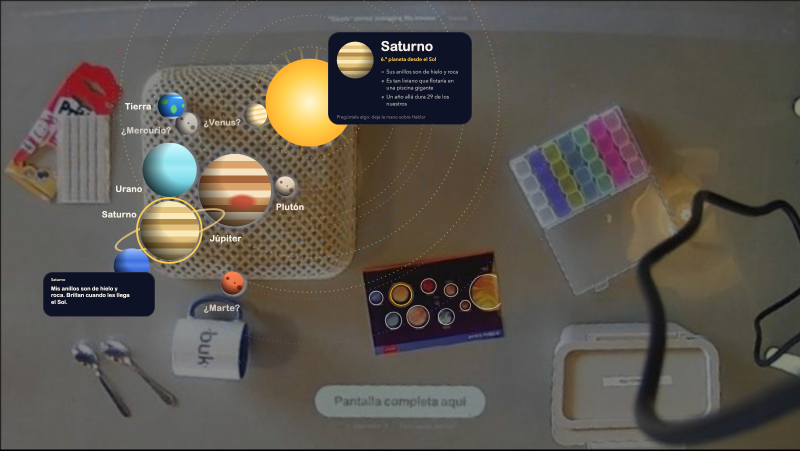
#> input picture escenas/sistema-solar/maqueta-sistema-solar.png, 1600 x 901 px (shown at 1/2 size)
$ python -i canasto.py   (imports and definitions only)
#> lines starting #> are read from the running program, lines starting #| are printed output that depends on the picture; after the words box and inside, x2 and y2 are one past the last pixel; in counts of white or black regions, pixels touching at a corner belong together
#> further down, picture is the input picture: shape (901, 1600, 3); mean B, G, R 79.2, 86.8, 92.4
"""El canasto: la zona con textura de mimbre más grande de la mesa.

El color no sirve (la mesa también es amarillenta y la luz de la ventana lava medio canasto), pero la textura sí: el
mimbre tiene agujeros cada 5 mm y la mesa es lisa. Se toma la desviación local de luminancia, se cierra para que el
canasto quede como una sola mancha (las bolas blancas adentro quedan cubiertas por la envolvente convexa) y gana la
mancha más grande con forma de rectángulo.
"""

from __future__ import annotations

from dataclasses import asdict, dataclass

import cv2
import numpy as np


@dataclass
class Canasto:
    centro_mm: tuple[float, float]
    tam_mm: tuple[float, float]
    angulo_deg: float  # de cv2.minAreaRect: el canasto es casi cuadrado, así que el giro vale módulo 90°
    poligono_mm: list[tuple[float, float]]  # envolvente convexa

    def dict(self) -> dict:
        return asdict(self)

    def zona(self, margen_mm: float = 60) -> list[float]:
        """Rectángulo [x, y, w, h] que contiene el canasto más un margen (las bolas que se caen quedan al lado)."""
        xs = [p[0] for p in self.poligono_mm]
        ys = [p[1] for p in self.poligono_mm]
        return [min(xs) - margen_mm, min(ys) - margen_mm, max(xs) - min(xs) + 2 * margen_mm, max(ys) - min(ys) + 2 * margen_mm]


def ubicar_canasto(img_mm: np.ndarray, area_min_mm2: float = 25000) -> Canasto | None:
#> called with area_min_mm2 = 25000
    lum = cv2.cvtColor(img_mm, cv2.COLOR_BGR2LAB)[..., 0].astype(np.float32)
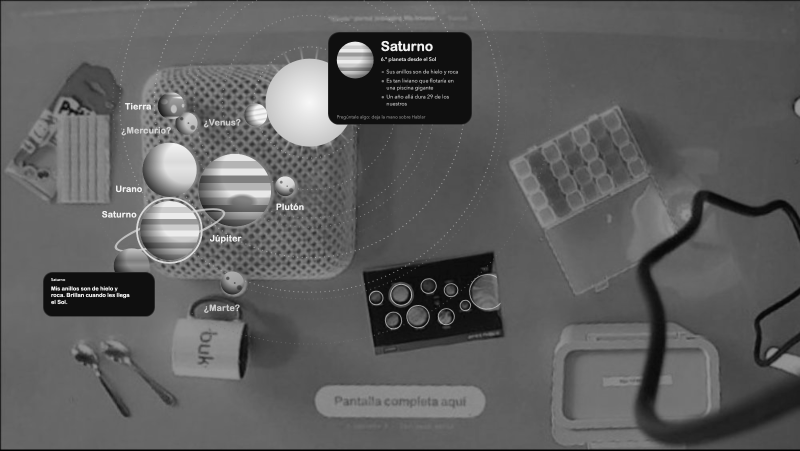
#> lum: shape (901, 1600) float32 (shown at 1/2 size); min 0, max 248, mean 94.2
    mu = cv2.blur(lum, (7, 7))
    sd = np.sqrt(np.maximum(cv2.blur(lum * lum, (7, 7)) - mu * mu, 0))
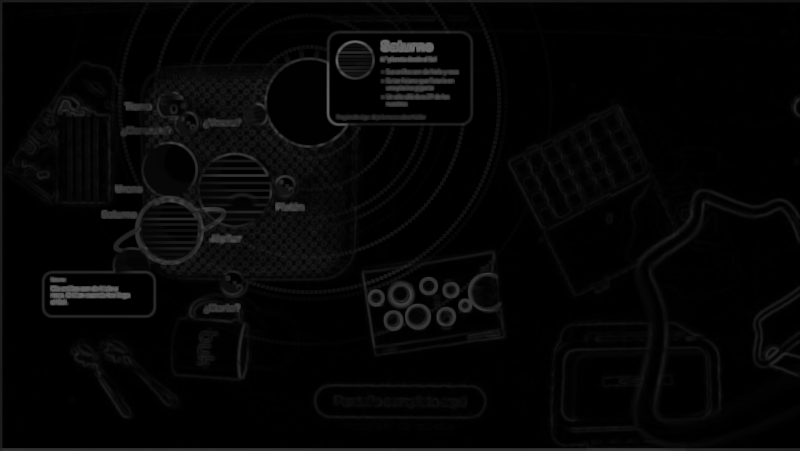
#> sd: shape (901, 1600) float32 (shown at 1/2 size); min 0, max 111.3, mean 6
    m = (sd > 18).astype(np.uint8) * 255
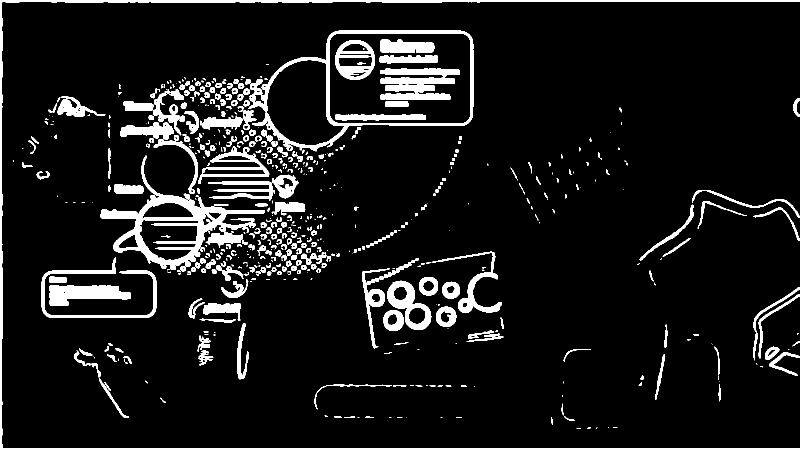
#> m: shape (901, 1600) (shown at 1/2 size); 9% white; 608 white regions (253 under 20 px), largest, box (x1, y1, x2, y2) and area: (0, 0, 1600, 901) 18968, (201, 311, 530, 540) 14439, (497, 61, 947, 303) 9355
    m = cv2.morphologyEx(m, cv2.MORPH_CLOSE, cv2.getStructuringElement(cv2.MORPH_ELLIPSE, (15, 15)))
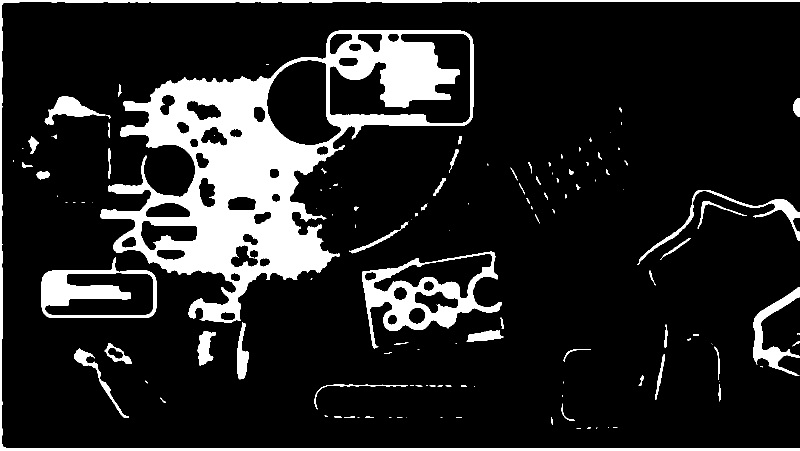
#> m: shape (901, 1600) (shown at 1/2 size); 13.8% white; 129 white regions (53 under 20 px), largest, box (x1, y1, x2, y2) and area: (201, 61, 947, 645) 130957, (0, 0, 1600, 901) 19002, (724, 503, 1004, 697) 15653
    m = cv2.morphologyEx(m, cv2.MORPH_OPEN, cv2.getStructuringElement(cv2.MORPH_ELLIPSE, (21, 21)))
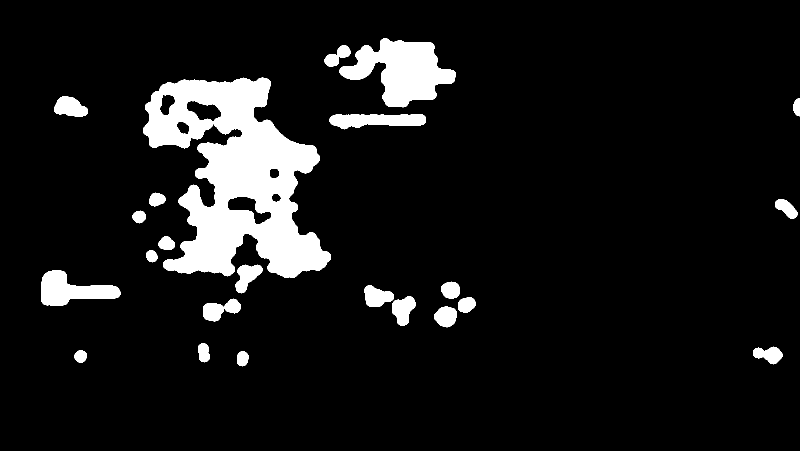
#> m: shape (901, 1600) (shown at 1/2 size); 8.8% white; 24 white regions
    cnts, _ = cv2.findContours(m, cv2.RETR_EXTERNAL, cv2.CHAIN_APPROX_SIMPLE)
#> cnts = 24 contours; largest, box (x1, y1, x2, y2) and area: (286, 155, 662, 556) 81682, (679, 76, 912, 215) 16984, (83, 541, 241, 611) 5912, (659, 228, 852, 259) 4017, (108, 192, 176, 233) 1878
    mejor, mejor_a = None, 0.0
    for c in cnts:
        hull = cv2.convexHull(c)
        a = cv2.contourArea(hull)
        if a < area_min_mm2:
            continue
        (cx, cy), (w, h), ang = cv2.minAreaRect(hull)
        rect = w * h
        if rect <= 0 or a / rect < 0.75 or max(w, h) / max(min(w, h), 1) > 1.8:
            continue
        if a > mejor_a:
            mejor, mejor_a = (hull, (cx, cy), (w, h), ang), a
#> this loop made 24 passes
#> (a, cx, cy, w, h, ang, rect, mejor_a) on pass 22: (126016.5, 470.2, 357.6, 345.4, 417.7, -6.37, 144282.3, 126016.5)
#> a on passes 1 to 6: 539, 459, 1471.5, 707, 1394, 1215
#> after the loop, mejor = 4 items, first 4: contour of 38 points, box (x1, y1, x2, y2) (286, 155, 662, 556), area 126016, (470.2, 357.6), (345.4, 417.7), -6.37; mejor_a = 126016.5
    if mejor is None:
        return None
    hull, c, tam, ang = mejor
#> hull = contour of 38 points, box (x1, y1, x2, y2) (286, 155, 662, 556), area 126016; c = (470.2, 357.6); tam = (345.4, 417.7)
    return Canasto(
        (round(c[0], 1), round(c[1], 1)),
        (round(tam[0], 1), round(tam[1], 1)),
        round(float(ang), 1),
        [(float(p[0][0]), float(p[0][1])) for p in hull],
    )

>>> import cv2
>>> picture = cv2.imread('../maqueta-sistema-solar.png')
>>> result = ubicar_canasto(picture)
